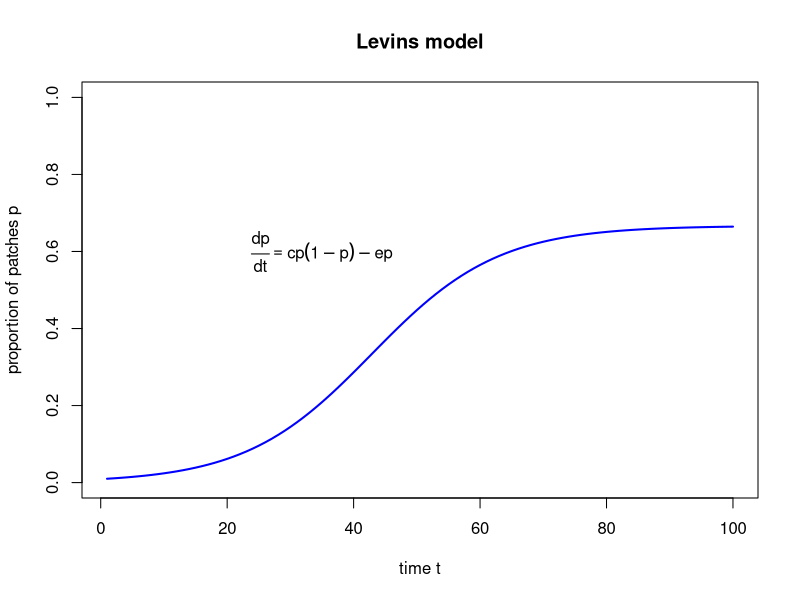

Here is the R script that generated this plot:
## Exercise  1. Levins metapopulation model
## Q1.Implement the metapopulation model in R. 
##    Define the equilibrium.
## Q2. Compare Levins model with population density-dependent growth model.

#############
# Load library
library(deSolve)

#############
## Q1. Levins metapopulation dp_dt = ci*p*(1-p) - e*p
## Model function 
levins <- function(t, init, parms) {
       p <- init[1]            # init is the initial state vector
       with(as.list(parms), {
       dp <- ci * p * (1-p) - e * p
       return(list(dp))
       }) 
}

# Model parameters
times <- seq(from = 1, to = 100, by = 1)
parms <- c(ci=0.15, e=0.05)
init <- 0.01

# Model simulation using ODE
out.L <- ode(y=init, times=times, func=levins, parms=parms)
head(out.L)

# Model plot
plot(x = out.L[,1], y = out.L[,2], 
     type = "l",col = "blue", lwd = 2,                    
     ylim = c(0, 1), 
     xlab = "time t", ylab = "proportion of patches p",
     main = "Levins model")
text(35, 0.60, labels = bquote(frac(dp, dt) == cp*(1 - p) - ep))

# Model equilibrium: dN/dt = 0
p_star_L <- 1- parms[2]/parms[1]

## Q2. Compare Levins model with population density-dependent growth model
# Solution: in the lecture presentation (slide 11)
